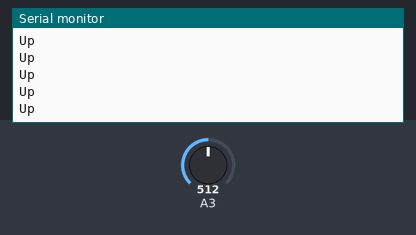
The sketch below on a simulated Arduino Uno, built with avr-gcc and run on an emulated ATmega328P. Shown: the last lines printed to the serial monitor. The test bench sets the inputs (shaded band); at power-on: A3 = 512.

Above: at 1.2 s.
1.3 s: A3 set to 490
At 1.9 s:
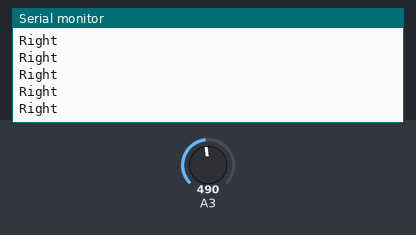
3.2 s: A3 set to 240
At 4.1 s:
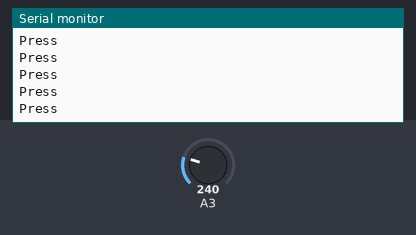
5.1 s: A3 set to 140
At 6.2 s:
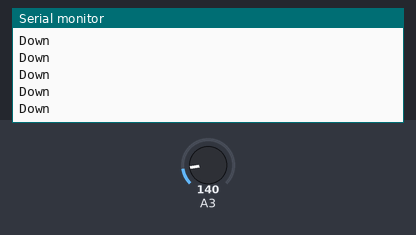
7.0 s: A3 set to 160
At 7.5 s:
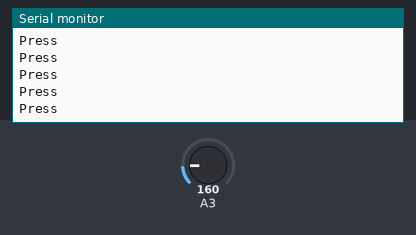
10.0 s: A3 set to 122
At 10.5 s:
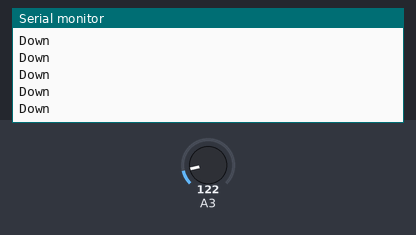
13.0 s: A3 set to 40
At 13.7 s:
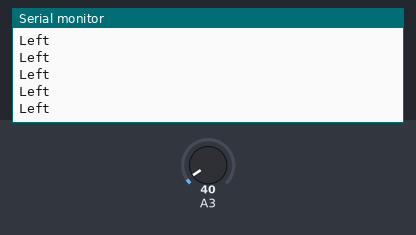

The sketch:

joyTest.ino
```cpp
void setup()
{
  // initialize serial communication at 9600 bits per second:
  Serial.begin(9600);
}

#define Neutral 0
#define Press 1
#define Up 2
#define Down 3
#define Right 4
#define Left 5

// Check the joystick position
int CheckJoystick()
{
  int joystickState = analogRead(3);

  if (joystickState < 50) return Left;
  if (joystickState < 150) return Down;
  if (joystickState < 250) return Press;
  if (joystickState < 500) return Right;
  if (joystickState < 650) return Up;
  return Neutral;
}

void loop()
{
  int joy = CheckJoystick();
  switch (joy)
  {
    case Left:
      Serial.println("Left");
      break;
    case Right:
      Serial.println("Right");
      break;
    case Up:
      Serial.println("Up");
      break;
    case Down:
      Serial.println("Down");
      break;
    case Press:
      Serial.println("Press");
      break;
  }
}
```

Measured:
- after the input at 1.3 s, the serial monitor: prints a new line after 0.07 s (image 1)
- after the input at 3.2 s, the serial monitor: prints a new line after 0.07 s (image 2)
- after the input at 5.1 s, the serial monitor: prints a new line after 0.07 s (image 3)
- after the input at 13.0 s, the serial monitor: prints a new line after 0.07 s (image 6)
